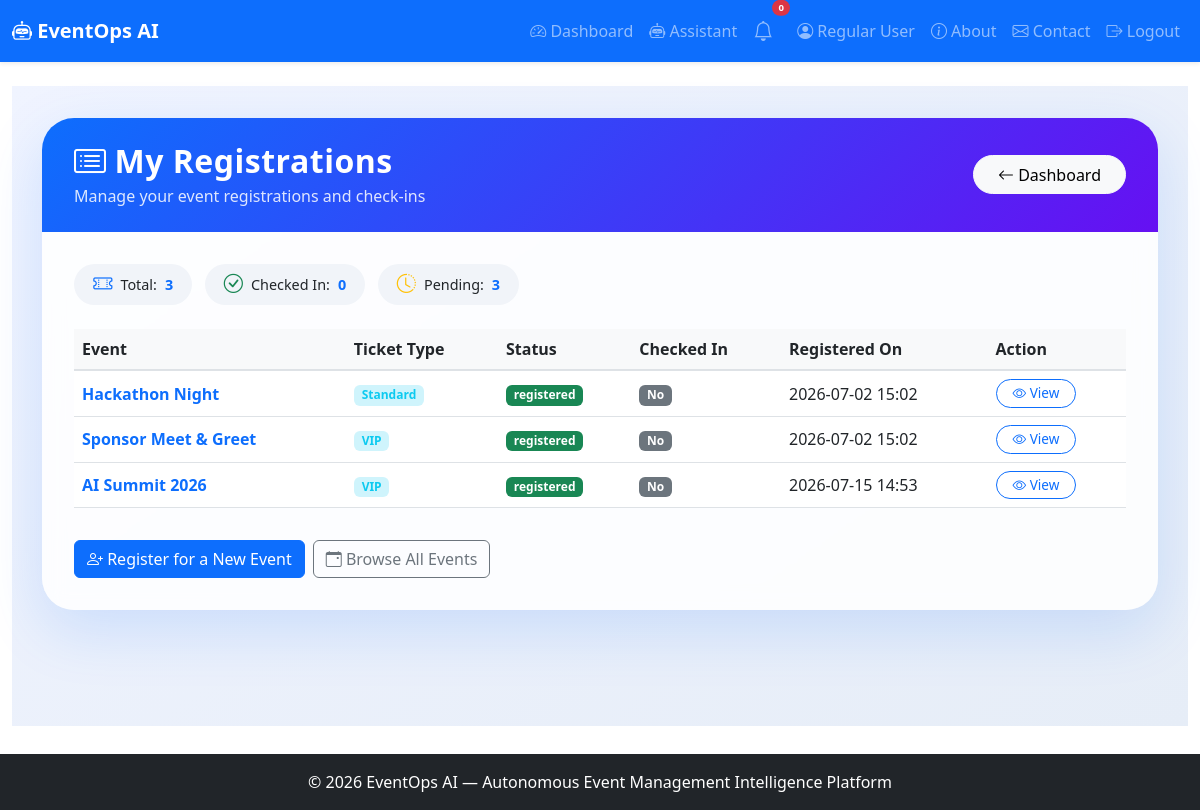
The page /user/registrations (signed in) on the database its author committed.
### app.py (models this page shows, shortened)
class User(UserMixin, db.Model):
    id = db.Column(db.Integer, primary_key=True)
    name = db.Column(db.String(100), nullable=False)
    email = db.Column(db.String(100), unique=True, nullable=False)
    password_hash = db.Column(db.String(200), nullable=False)
    role = db.Column(db.String(20), default='user')
    created_at = db.Column(db.DateTime, default=lambda: datetime.now(timezone.utc))

class Registration(db.Model):
    id = db.Column(db.Integer, primary_key=True)
    user_id = db.Column(db.Integer, db.ForeignKey('user.id'))
    event_id = db.Column(db.Integer, db.ForeignKey('event.id'))
    ticket_type = db.Column(db.String(50))
    status = db.Column(db.String(20), default='registered')
    checked_in = db.Column(db.Boolean, default=False)
    registered_at = db.Column(db.DateTime, default=lambda: datetime.now(timezone.utc))
    user = db.relationship('User', backref='registrations')
    event = db.relationship('Event', backref='registrations')

class Event(db.Model):
    id = db.Column(db.Integer, primary_key=True)
    title = db.Column(db.String(200), nullable=False)
    description = db.Column(db.Text)
    date = db.Column(db.String(50))
    time = db.Column(db.String(50))
    location = db.Column(db.String(200))
    capacity = db.Column(db.Integer)
    status = db.Column(db.String(20), default='upcoming')
    created_at = db.Column(db.DateTime, default=lambda: datetime.now(timezone.utc))

### app.py (the view)
@app.route('/user/registrations')
@login_required
def user_my_registrations():
    registrations = Registration.query.filter_by(user_id=current_user.id).all()
    return render_template('user_registrations.html', registrations=registrations)

### app.py (called while the page is built)
@login_manager.user_loader
def load_user(user_id):
    return User.query.get(int(user_id))

### templates/user_registrations.html (shortened to what this page needs)
{% extends "base.html" %}
{% block content %}
<div class="registrations-wrapper">
    <div class="container">
        <div class="card registrations-card">
            <div class="card-header d-flex justify-content-between align-items-center flex-wrap">
                <div>
                    <h2><i class="bi bi-card-list me-2"></i>My Registrations</h2>
                    <p>Manage your event registrations and check-ins</p>
                </div>
                <a href="{{ url_for('dashboard') }}" class="btn btn-light btn-back">
                    <i class="bi bi-arrow-left"></i> Dashboard
                </a>
            </div>
            <div class="card-body">
                <div class="mb-3">
                    <span class="stats-badge"><i class="bi bi-ticket-perforated text-primary"></i> Total: <span class="stat-number">{{ registrations|length }}</span></span>
                    <span class="stats-badge"><i class="bi bi-check-circle text-success"></i> Checked In: <span class="stat-number">{{ registrations|selectattr('checked_in', 'equalto', True)|list|length }}</span></span>
                    <span class="stats-badge"><i class="bi bi-clock-history text-warning"></i> Pending: <span class="stat-number">{{ registrations|selectattr('checked_in', 'equalto', False)|list|length }}</span></span>
                </div>
                <div class="table-responsive">
                    <table class="table table-hover align-middle">
                        <thead>
                            <tr>
                                <th>Event</th>
                                <th>Ticket Type</th>
                                <th>Status</th>
                                <th>Checked In</th>
                                <th>Registered On</th>
                                <th>Action</th>
                            </tr>
                        </thead>
                        <tbody>
                            {% for reg in registrations %}
                            <tr>
                                <td><span class="event-title">{{ reg.event.title }}</span></td>
                                <td><span class="badge bg-info-subtle text-info">{{ reg.ticket_type }}</span></td>
                                <td><span class="badge bg-{{ 'success' if reg.status == 'registered' else 'warning' }}">{{ reg.status }}</span></td>
                                <td>
                                    <span class="badge bg-{{ 'success' if reg.checked_in else 'secondary' }}">
                                        {% if reg.checked_in %}<i class="bi bi-check-circle"></i> Yes{% else %}No{% endif %}
                                    </span>
                                </td>
                                <td>{{ reg.registered_at.strftime('%Y-%m-%d %H:%M') }}</td>
                                <td>
                                    <a href="{{ url_for('event_detail', event_id=reg.event_id) }}" class="btn btn-outline-primary btn-sm btn-view">
                                        <i class="bi bi-eye"></i> View
                                    </a>
                                </td>
                            </tr>
                            {% endfor %}
                        </tbody>
                    </table>
                </div>
                <div class="mt-3 d-flex flex-wrap gap-2">
                    <a href="{{ url_for('user_register_event') }}" class="btn btn-primary">
                        <i class="bi bi-person-plus"></i> Register for a New Event
                    </a>
                    <a href="{{ url_for('browse_events') }}" class="btn btn-outline-secondary">
                        <i class="bi bi-calendar-event"></i> Browse All Events
                    </a>
                </div>
            </div>
        </div>
    </div>
</div>
{% endblock %}

### templates/base.html (shortened to what this page needs)
<!DOCTYPE html>
<html lang="en">
<head>
    <link href="https://cdn.jsdelivr.net/npm/bootstrap@5.3.0/dist/css/bootstrap.min.css" rel="stylesheet">
    <link rel="stylesheet" href="https://cdn.jsdelivr.net/npm/bootstrap-icons@1.11.0/font/bootstrap-icons.css">
    <link rel="stylesheet" href="{{ url_for('static', filename='css/style.css') }}">
</head>
<body>
    <nav class="navbar navbar-expand-lg navbar-dark bg-primary shadow-sm">
        <div class="container-fluid">
            <a class="navbar-brand fw-bold" href="{{ url_for('index') }}">
                <i class="bi bi-robot"></i> EventOps AI
            </a>
            <div class="collapse navbar-collapse" id="navbarNav">
                <ul class="navbar-nav ms-auto align-items-lg-center">
                    {% if current_user.is_authenticated %}
                        <li class="nav-item">
                            <a class="nav-link" href="{{ url_for('dashboard') }}">
                                <i class="bi bi-speedometer2"></i> Dashboard
                            </a>
                        </li>
                        <li class="nav-item">
                            <a class="nav-link" href="{{ url_for('assistant_page') }}">
                                <i class="bi bi-robot"></i> Assistant
                            </a>
                        </li>
                        <li class="nav-item position-relative me-2">
                            <a class="nav-link" href="#" title="Notifications" data-bs-toggle="dropdown">
                                <i class="bi bi-bell fs-5"></i>
                                <span class="position-absolute top-0 start-100 translate-middle badge rounded-pill bg-danger" style="font-size:0.6rem;">
                                    0
                                </span>
                            </a>
                        </li>
                        <li class="nav-item">
                            <a class="nav-link" href="{{ url_for('profile') }}">
                                <i class="bi bi-person-circle"></i> {{ current_user.name }}
                            </a>
                        </li>
                        <li class="nav-item">
                             <a class="nav-link {% if request.endpoint == 'about' %}active fw-semibold{% endif %}" href="{{ url_for('about') }}">
                                <i class="bi bi-info-circle"></i> About
                            </a>
                        </li>
                        <li class="nav-item">
                            <a class="nav-link" href="{{ url_for('contact') }}">
                                <i class="bi bi-envelope"></i> Contact
                            </a>
                        </li>
                        <li class="nav-item">
                            <a class="nav-link" href="{{ url_for('logout') }}">
                                <i class="bi bi-box-arrow-right"></i> Logout
                            </a>
                        </li>
                    {% endif %}
                </ul>
            </div>
        </div>
    </nav>
    <main class="container-fluid py-4">
        {% block content %}{% endblock %}
    </main>
    <footer class="footer bg-dark text-white py-3 mt-4">
        <div class="container text-center">
            <span>© 2026 EventOps AI — Autonomous Event Management Intelligence Platform</span>
        </div>
    </footer>
</body>
</html>

### static/css/style.css (style rules this page uses)
body { padding-bottom: 60px; }
.footer { position: fixed; bottom: 0; width: 100%; }

### templates/user_registrations.html (style rules this page uses)
.registrations-wrapper { min-height: 80vh; background: linear-gradient(145deg, #f0f4ff 0%, #e6edf7 100%); padding: 2rem 0; }
.registrations-card { border: none; border-radius: 2rem; background: rgba(255, 255, 255, 0.85); backdrop-filter: blur(10px); box-shadow: 0 20px 60px rgba(13, 110, 253, 0.15); overflow: hidden; }
.registrations-card .card-header { background: linear-gradient(135deg, #0d6efd, #6610f2); color: white; padding: 1.5rem 2rem; border: none; }
.registrations-card .card-header h2 { font-weight: 700; letter-spacing: 0.5px; margin-bottom: 0.2rem; }
.registrations-card .card-header p { opacity: 0.85; margin-bottom: 0; }
.registrations-card .card-body { padding: 2rem 2rem; }
.stats-badge { display: inline-flex; align-items: center; gap: 0.5rem; padding: 0.4rem 1.2rem; border-radius: 50px; background: #f1f4f9; font-size: 0.9rem; margin-right: 0.5rem; margin-bottom: 0.5rem; }
.stats-badge i { font-size: 1.2rem; }
.stats-badge .stat-number { font-weight: 700; color: #0d6efd; }
.btn-back { border-radius: 50px; padding: 0.4rem 1.5rem; }
.table th { background: #f8f9fa; color: #212529; font-weight: 600; border-bottom: 2px solid #dee2e6; }
.table td { vertical-align: middle; }
.table .event-title { font-weight: 600; color: #0d6efd; }
.btn-view { border-radius: 30px; padding: 0.2rem 1rem; font-size: 0.85rem; }

### rows shown on the page
User: name "Regular User"
Registration: event "Hackathon Night", ticket_type "Standard", status "registered", checked_in "No", registered_at "2026-07-02 15:02"
Registration: event "Sponsor Meet & Greet", ticket_type "VIP", status "registered", checked_in "No", registered_at "2026-07-02 15:02"
Registration: event "AI Summit 2026", ticket_type "VIP", status "registered", checked_in "No", registered_at "2026-07-15 14:53"

### other values the page prints
{{ registrations|length }} "3"
{{ registrations|selectattr('checked_in', 'equalto', True)|list|length }} "0"
{{ registrations|selectattr('checked_in', 'equalto', False)|list|length }} "3"
